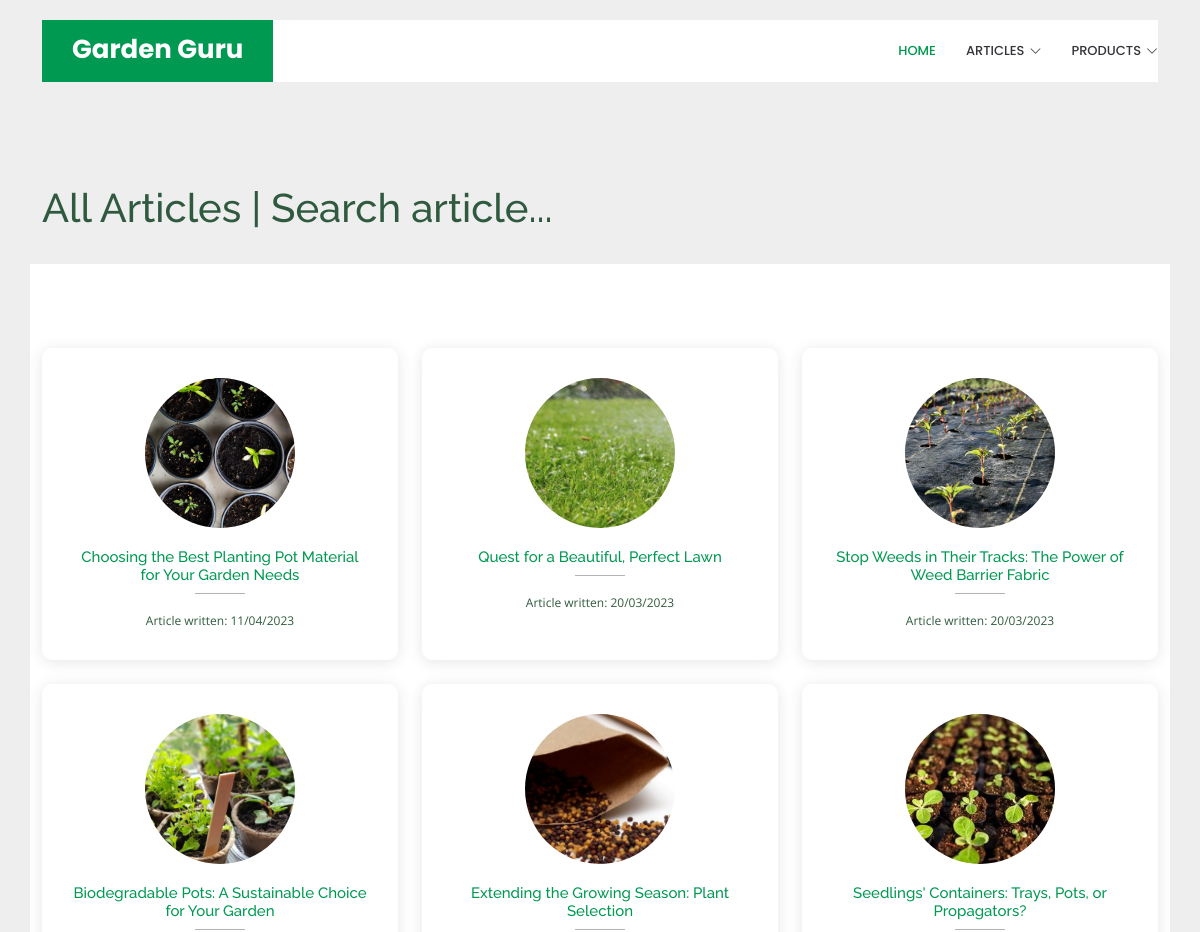
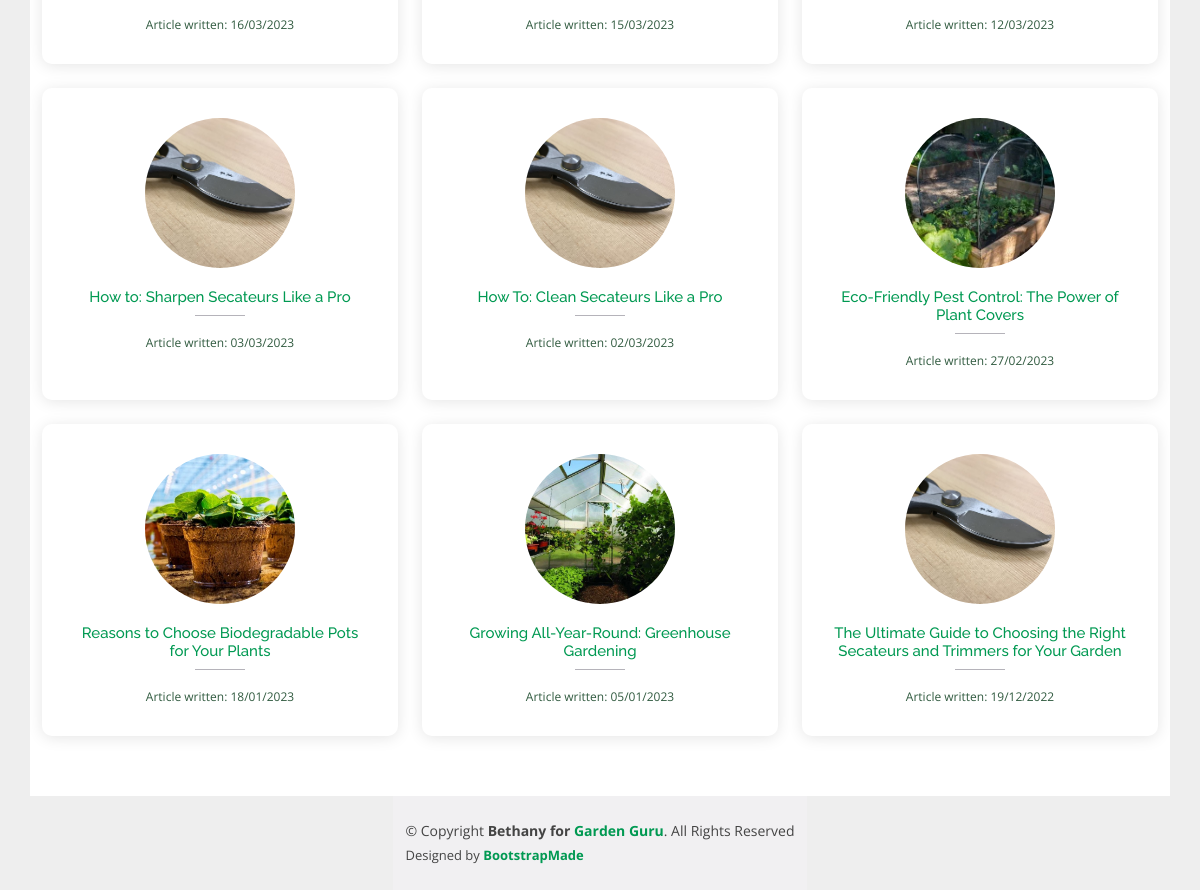
/allarticles, run on the app's committed database (2 pictures, top to bottom).
### main/models.py (models this page shows, shortened)
class Article(models.Model):
	ArticleName = models.CharField(max_length=200)
	Articleimg = models.CharField(max_length=200, blank=True, null=True)
	ArticleTagName = models.ForeignKey(ArticleTag, on_delete=models.CASCADE, blank=True, null=True)
	NavSubCatName = models.ForeignKey(NavSubCat, on_delete=models.CASCADE)
	ArticleBody = RichTextField(blank=True, null=True)
	LastUpdated = models.DateTimeField(default=timezone.now)

### main/views.py (the view)
# urls.py: path('allarticles', views.allarticles, name='all articles'),
def allarticles(response):
	return render(response, 'main/allarticles.html', {'ProductCategories':ProductCategories,
													'ProductCategoryGroups':ProductCategoryGroups,
													'Year':datetime.datetime.now().year,
													'NavSubCats':NavSubCats,
													'Articles':Articles,
													})

### main/models.py (called while the page is built)
	def __str__(self):
		return self.NavSubCatName

### main/templates/main/allarticles.html (shortened to what this page needs)
{% extends 'main/base.html' %}
{% block content %}
  <section id="hero" class="d-flex align-items-center" style="background: url('/static/img/allarticles.jpg') center center; max-height: 160px;">
    <div class="container text-center d-flex flex-column justify-content-bottom" data-aos="fade-in" data-aos-delay="200">
    </div>
  </section>
  <main id="main">
    <div class="container d-flex mt-4">
      <h2 style="font-size:2.5rem">All Articles | Search article... </h2>
    </div>
    <section id="team" class="team mt-4">
      <div class="container">
        <div class="row d-flex justify-content-center">
          {% for article in Articles %}
                <div class="col-lg-4 d-flex justify-content-center mt-4">
                  <div class="member d-flex flex-column" data-aos="zoom-in" data-aos-delay="100" style="width:100%">
                      <a href="/article/{{article.id}}">
                      <div class="pic"><img src="{{article.Articleimg}}" class="img-fluid" alt=""></div>
                      <div class="member-info">
                        <h5><span>{{article.ArticleName}}</span></h5>
                      </div>
                      </a>
                      <div>
                        <p style="font-size:0.75rem">Article written: {{article.LastUpdated|date:"d/m/Y" }}</p>
                      </div>
                  </div>
                </div>
            {% endfor %}
        </div>
      </div>
    </section>
  </main>
{% endblock %}

### static/assets/css/style.css (style rules this page uses)
body { font-family: "Open Sans", sans-serif; color: #444444; }
a { color: #009952; text-decoration: none; font-weight: bold; }
h1, h2, h3, h4, h5, h6 { font-family: "Raleway", sans-serif; }
#hero { width: 100%; height: 70vh; background: url("../img/hero-bg.jpg") center center; background-size: cover; position: relative; }
#hero .container { padding-top: 80px; }
#hero:before { content: ""; background: rgba(0, 0, 0, 0); position: absolute; bottom: 0; top: 0; left: 0; right: 0; }
@media (min-width: 1024px) { #hero { background-attachment: fixed; } }
section { padding: 60px 0; overflow: hidden; }
.team { background: #fff; }
.team .member { position: relative; box-shadow: 0px 2px 15px rgba(0, 0, 0, 0.1); padding: 30px; border-radius: 10px; text-align: center; }
.team .member .pic { overflow: hidden; width: 150px; border-radius: 50%; margin: 0 auto 20px auto; }
.team .member .pic img { transition: ease-in-out 0.3s; }
.team .member span { display: block; font-size: 15px; padding-bottom: 10px; position: relative; font-weight: 500; }
.team .member span::after { content: ""; position: absolute; display: block; width: 50px; height: 1px; background: #b5b3ba; bottom: 0; left: 50%; transform: translateX(-50%); }
.team .member p { margin: 10px 0 0 0; font-size: 14px; }
body { background:#eee }
h5 { font-weight: 400 }
:root { --clr-primary-hsl-400: 142, 100%, 57%; --clr-primary-hsl-500: 142, 72%, 36%; --clr-secondary-hsl-400: 142, 81%, 34%; --clr-secondary-hsl-500: 142, 72%, 26%; --clr-neutral-hsl-100: 0, 0%, 100%; --clr-neutral-hsl-200: 142, 100%, 96%; --clr-neutral-hsl-300: 142, 100%, 89%; --clr-neutral-hsl-700: 142, 30%, 27%; --clr-neutral-100: hsl(var(--clr-neutral-hsl-100)); --clr-neutral-200: hsl(var(--clr-neutral-hsl-200)); --clr-neutral-300: hsl(var(--clr-neutral-hsl-300)); --clr-neutral-700: hsl(var(--clr-neutral-hsl-700)); --clr-primary-400: hsl(var(--clr-primary-hsl-400)); --clr-primary-500: hsla(var(--clr-primary-hsl-500)); --clr-secondary-400: hsl(var(--clr-secondary-hsl-400)); --gradient-primary: linear-gradient( var(--clr-primary-400), var(--clr-secondary-400)); --gradient-to-transparent: linear-gradient( var(--clr-primary-500), hsl(var(--clr-secondary-hsl-500), 0)); --clr-accent-1: 0, 100%, 67%; --clr-accent-2: 39, 100%, 56%; --clr-accent-3: 166, 100%, 37%; --clr-accent-4: 234, 85%, 45%; --font-family-default: 'Open Sans', sans-serif; --fw-regular: 500; --fw-bold: 700; --fw-black: 800; --fs-400: 1rem; --fs-500: 1rem; --fs-600: 1.5rem; --fs-700: 1.2rem; --fs-800: 2rem; --fs-900: 4rem; }
*, *::before, *::after { box-sizing: border-box; }
* { margin: 0; font: inherit; }
img, svg { display: block; max-width: 100%; }
body { font-family: var(--font-family-default); font-size: var(--fs-400); color: var(--clr-neutral-700); }
@media (min-width: 600px) { body { min-height: 100vh; display: grid; place-items: center; } }

### data on the page
Article: Articleimg (picture), ArticleName "Choosing the Best Planting Pot Material for Your Garden Needs", LastUpdated "11/04/2023"
Article: Articleimg (picture), ArticleName "Quest for a Beautiful, Perfect Lawn", LastUpdated "20/03/2023"
Article: Articleimg (picture), ArticleName "Stop Weeds in Their Tracks: The Power of Weed Barrier Fabric", LastUpdated "20/03/2023"
Article: Articleimg (picture), ArticleName "Biodegradable Pots: A Sustainable Choice for Your Garden", LastUpdated "16/03/2023"
Article: Articleimg (picture), ArticleName "Extending the Growing Season: Plant Selection", LastUpdated "15/03/2023"
Article: Articleimg (picture), ArticleName "Seedlings' Containers: Trays, Pots, or Propagators?", LastUpdated "12/03/2023"
Article: Articleimg (picture), ArticleName "How to: Sharpen Secateurs Like a Pro", LastUpdated "03/03/2023"
Article: Articleimg (picture), ArticleName "How To: Clean Secateurs Like a Pro", LastUpdated "02/03/2023"
Article: Articleimg (picture), ArticleName "Eco-Friendly Pest Control: The Power of Plant Covers", LastUpdated "27/02/2023"
Article: Articleimg (picture), ArticleName "Reasons to Choose Biodegradable Pots for Your Plants", LastUpdated "18/01/2023"
Article: Articleimg (picture), ArticleName "Growing All-Year-Round: Greenhouse Gardening", LastUpdated "05/01/2023"
Article: Articleimg (picture), ArticleName "The Ultimate Guide to Choosing the Right Secateurs and Trimmers for Your Garden", LastUpdated "19/12/2022"
